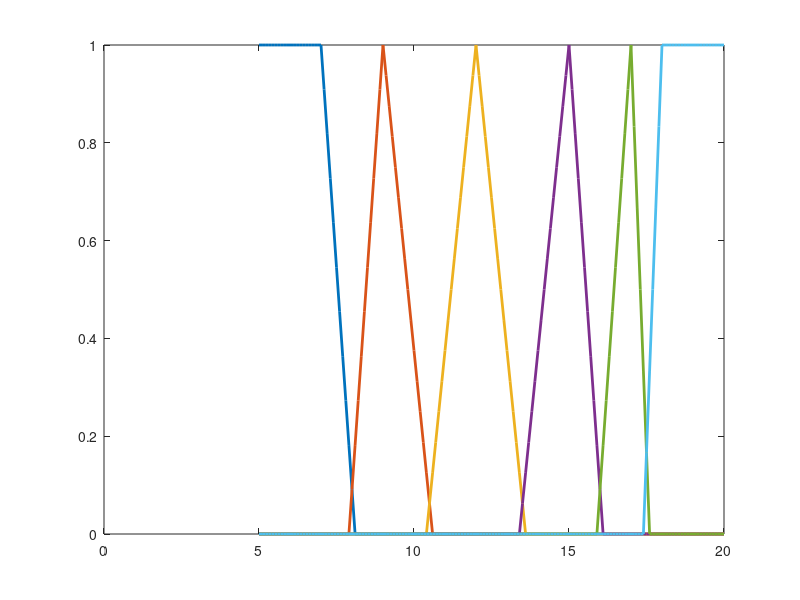

This figure's MATLAB source:
%% ================================================================================
% Skrypt przygotowujący zmienne i macierze do działania regulatora rozmytego MPCS po zmiennej FC.

clear; clc;

% Parameters
ro = 1e6; % g/m^3
roc = 1e6; % g/m^3
cp = 1; % cal/(g*K)
cpc = 1; % cal/(g*K)
k0 = 1e10; % 1/min
E_R = 8330.1; % 1/K
h = 130e6; % cal/kmol
a = 0.516e6; % cal/(K*m^3)
b = 0.5; % -

% Constants
% Fin = F, so V is constant
V = 1; % m^3
Fin = 1; % m^3/min
F = 1; % m^3/min

% Controlled variables: x = [CA; T]
% Manipulated variables: u = [CAin; FC]
% Disturbance variables: z = [Tin; TCin]

% Object equations
% dCA/dt = f1(CA, T, CAin, FC, Tin, TCin)
% dT/dt = f2(CA, T, CAin, FC, Tin, TCin)
f = @(CA, T, CAin, FC, Tin, TCin) [
    (1/V) * (Fin*CAin - F*CA - V * k0 * exp(-E_R/T) * CA);
    (1/(V*ro*cp)) * (Fin*ro*cp*Tin - F*ro*cp*T + V*h*k0*exp(-E_R/T)*CA - (a * FC^(b+1) / (FC + (a * FC^b) / (2 * roc * cpc))) * (T - TCin))
];

% Operating point (steady state)
CAin_p = 2; % kmol/m^3
Tin_p = 343; % K
TCin_p = 310; % K


FC_p_tab = [7, 9, 12, 15, 17, 18]; % m^3/min

CA_p_tab = [3.487884655658222e-02, 0.05557088024052338, 0.09821109463204293, 0.1597172021766315, ...
    2.169362196188264e-01, 1.828622864494349]; % kmol/m^3

T_p_tab = [4.385550598263770e+02, 427.8255516809578, 415.2091350393931, 404.7356680017397, ...
    3.982004075634566e+02, 328.0431883372068]; % K

n_fuzzy = length(FC_p_tab);

Adf = cell(n_fuzzy, 1);
Bdf = cell(n_fuzzy, 1);
Edf = cell(n_fuzzy, 1);
Atf = cell(n_fuzzy, 1);
Vtf = cell(n_fuzzy, 1);
K1f = cell(n_fuzzy, 1);

for ii = 1:n_fuzzy
    FC_p = FC_p_tab(ii);
    CA_p = CA_p_tab(ii);
    T_p = T_p_tab(ii);

    disp(f(CA_p, T_p, CAin_p, FC_p, Tin_p, TCin_p));

    % ================================================================================
    % Linearization
    % [dCA/dt; dT/dt] = A*[CA - CA_p; T - T_p] + B*[CAin - CAin_p; FC - FC_p] + E*[Tin - Tin_p; TCin - TCin_p]

    Df_CA_p     =   (f(CA_p + 1e-8, T_p, CAin_p, FC_p, Tin_p, TCin_p) - f(CA_p, T_p, CAin_p, FC_p, Tin_p, TCin_p)) / 1e-8;
    Df_T_p      =   (f(CA_p, T_p + 1e-8, CAin_p, FC_p, Tin_p, TCin_p) - f(CA_p, T_p, CAin_p, FC_p, Tin_p, TCin_p)) / 1e-8;
    Df_CAin_p   =   (f(CA_p, T_p, CAin_p + 1e-8, FC_p, Tin_p, TCin_p) - f(CA_p, T_p, CAin_p, FC_p, Tin_p, TCin_p)) / 1e-8;
    Df_FC_p     =   (f(CA_p, T_p, CAin_p, FC_p + 1e-8, Tin_p, TCin_p) - f(CA_p, T_p, CAin_p, FC_p, Tin_p, TCin_p)) / 1e-8;
    Df_Tin_p    =   (f(CA_p, T_p, CAin_p, FC_p, Tin_p + 1e-8, TCin_p) - f(CA_p, T_p, CAin_p, FC_p, Tin_p, TCin_p)) / 1e-8;
    Df_TCin_p   =   (f(CA_p, T_p, CAin_p, FC_p, Tin_p, TCin_p + 1e-8) - f(CA_p, T_p, CAin_p, FC_p, Tin_p, TCin_p)) / 1e-8;

    A = [Df_CA_p, Df_T_p];
    B = [Df_CAin_p, Df_FC_p];
    E = [Df_Tin_p, Df_TCin_p];


    % ================================================================================
    % Find discretization of linearized model with RK4

    Ts = 0.05; % sampling time [min]

    % d(x-xp)/dt = A*(x-xp) + B*(u-up) + E*(z-zp)
    % x(k+1)-xp = Ad*(x(k)-xp) + Bd*(u(k)-up) + Ed*(z(k)-zp)

    % where Ad, Bd, Ed:
    % Ad = eye(size(A)) + A*Ts + (A^2)*(Ts^2)/2 + (A^3)*(Ts^3)/6 + (A^4)*(Ts^4)/24;
    % Bd = B*Ts + A*B*(Ts^2)/2 + A^2*B*(Ts^3)/6 + A^3*B*(Ts^4)/24;
    % Ed = E*Ts + A*E*(Ts^2)/2 + A^2*E*(Ts^3)/6 + A^3*E*(Ts^4)/24;

    A2 = A*A;
    A3 = A2*A;
    Tmp = Ts*eye(2) + A*(Ts^2)/2 + A2*(Ts^3)/6 + A3*(Ts^4)/24;
    Ad = eye(2) + A*Tmp;
    Bd = Tmp*B;
    Ed = Tmp*E;

    Adf{ii} = Ad;
    Bdf{ii} = Bd;
    Edf{ii} = Ed;

    % ===============================================================================
    % MPCS matrices

    N = 50; % prediction horizon (2.5 min)
    Nu = 5; % control horizon

    [nx, nu]=size(Bd);

    At = zeros(N*nx, nx);
    Mt = zeros(N*nx, Nu*nu);
    Vt = zeros(N*nx, nx);

    X = Ad;
    Y = eye(nx);
    for i=1:N
        At((i-1)*nx+1:i*nx, :) = X;
        Vt((i-1)*nx+1:i*nx, :) = Y;
        X = X * Ad;
        Y = Ad * Y + eye(nx);
    end

    [nn, ~] = size(Mt);
    for i=1:Nu
        Mt((i-1)*nx+1 : end, (i-1)*nu+1 : i*nu) = Vt(1 : nn - (i-1)*nx, :) * Bd;
    end

    lambda = 20; % control penalty
    Q = kron(eye(N), diag([10000, 1]));
    R = lambda * kron(eye(Nu), diag([20, 0.1]));

    K = (Mt' * Q * Mt + R) \ (Mt' * Q);
    K1 = K(1:nu, :);

    Atf{ii} = At;
    Vtf{ii} = Vt;
    K1f{ii} = K1;

end

mf = cell(n_fuzzy, 1);
mf{1} = @(FC) trapmf(FC, [-1e7, -1e6, 7, 8.1]);
mf{2} = @(FC) trimf(FC, [7.9, 9, 10.6]);
mf{3} = @(FC) trimf(FC, [10.4, 12, 13.6]);
mf{4} = @(FC) trimf(FC, [13.4, 15, 16.1]);
mf{5} = @(FC) trimf(FC, [15.9, 17, 17.6]);
mf{6} = @(FC) trapmf(FC, [17.4, 18, 1e6, 1e7]);

FC_test = 5:0.1:20;
figure;
for ii = 1:n_fuzzy
    plot(FC_test, mf{ii}(FC_test), 'LineWidth', 2); hold on;
end

% ===============================================================================
% clear temporary variables
clear FC_test;
clear i iif nn nx;
clear X Y;
clear K K1 lambda;
clear Ad At Bd Ed Vt;
clear Q R Mt;
clear CA_p FC_p T_p;
clear J;
clear A B E;
clear Df_CA_p Df_T_p Df_CAin_p Df_FC_p Df_Tin_p Df_TCin_p;
clear A2 A3 Tmp;
clear f;
whos;

% We are ready to run simulation in MPCS2analytic.m
